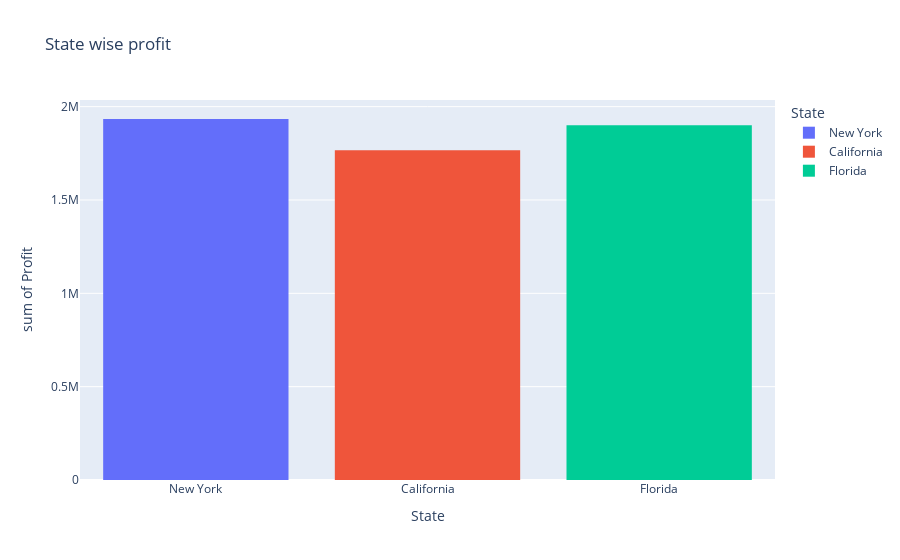

The notebook cell saved with this chart:
### Code cell
## Highest profitable state
px.histogram(df,x='State',y='Profit',color='State',title='State wise profit')

### Figure 1 — Plotly figure (JSON) as saved in the notebook; plotly's stock layout.template omitted (floating-point values rounded to 4 significant figures)
{"data": [{"alignmentgroup": "True", "bingroup": "x", "histfunc": "sum", "hovertemplate": "State=%{x}<br>sum of Profit=%{y}<extra></extra>", "legendgroup": "New York", "marker": {"color": "#636efa", "pattern": {"shape": ""}}, "name": "New York", "offsetgroup": "New York", "orientation": "v", "showlegend": true, "type": "histogram", "x": ["New York", "New York", "New York", "New York", "New York", "New York", "New York", "New York", "New York", "New York", "New York", "New York", "New York", "New York", "New York", "New York", "New York"], "xaxis": "x", "y": [192300.0, 182900.0, 157000.0, 152200.0, 129900.0, 125400.0, 122800.0, 111300.0, 108600.0, 105000.0, 101000.0, 97480.0, 96480.0, 81230.0, 69760.0, 64930.0, 35670.0], "yaxis": "y"}, {"alignmentgroup": "True", "bingroup": "x", "histfunc": "sum", "hovertemplate": "State=%{x}<br>sum of Profit=%{y}<extra></extra>", "legendgroup": "California", "marker": {"color": "#EF553B", "pattern": {"shape": ""}}, "name": "California", "offsetgroup": "California", "orientation": "v", "showlegend": true, "type": "histogram", "x": ["California", "California", "California", "California", "California", "California", "California", "California", "California", "California", "California", "California", "California", "California", "California", "California", "California"], "xaxis": "x", "y": [191800.0, 156100.0, 149800.0, 144300.0, 134300.0, 127000.0, 118500.0, 107400.0, 97430.0, 96710.0, 89950.0, 81010.0, 78240.0, 71500.0, 65200.0, 42560.0, 14680.0], "yaxis": "y"}, {"alignmentgroup": "True", "bingroup": "x", "histfunc": "sum", "hovertemplate": "State=%{x}<br>sum of Profit=%{y}<extra></extra>", "legendgroup": "Florida", "marker": {"color": "#00cc96", "pattern": {"shape": ""}}, "name": "Florida", "offsetgroup": "Florida", "orientation": "v", "showlegend": true, "type": "histogram", "x": ["Florida", "Florida", "Florida", "Florida", "Florida", "Florida", "Florida", "Florida", "Florida", "Florida", "Florida", "Florida", "Florida", "Florida", "Florida", "Florida"], "xaxis": "x", "y": [191100.0, 166200.0, 155800.0, 146100.0, 141600.0, 132600.0, 124300.0, 110400.0, 108700.0, 105700.0, 103300.0, 99940.0, 96780.0, 90710.0, 77800.0, 49490.0], "yaxis": "y"}], "layout": {"barmode": "relative", "legend": {"title": {"text": "State"}, "tracegroupgap": 0}, "title": {"text": "State wise profit"}, "xaxis": {"anchor": "y", "categoryarray": ["New York", "California", "Florida"], "categoryorder": "array", "domain": [0, 1], "title": {"text": "State"}}, "yaxis": {"anchor": "x", "domain": [0, 1], "title": {"text": "sum of Profit"}}}}
